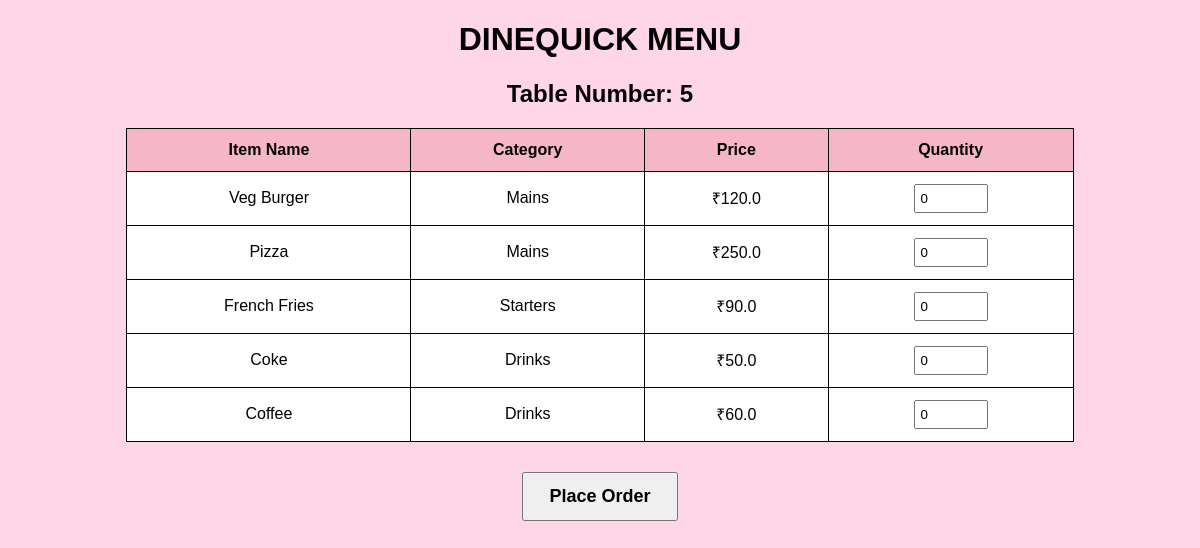
/menu?table_no=5, run on the app's committed database.
### tables this page shows
CREATE TABLE menu(
        id INTEGER PRIMARY KEY AUTOINCREMENT,
        name TEXT,
        category TEXT,
        price REAL,
        available INTEGER
    );

### app.py (the view)
@app.route("/menu")
def menu():
    table_no = request.args.get("table_no")
    conn = get_db()
    items = conn.execute(
        "SELECT * FROM menu WHERE available=1"
    ).fetchall()
    conn.close()
    return render_template(
        "menu.html",
        items=items,
        table_no=table_no
    )

### app.py (called while the page is built)
def get_db():
    conn = sqlite3.connect(DATABASE)
    conn.row_factory = sqlite3.Row
    return conn

### templates/menu.html (shortened to what this page needs)
<!DOCTYPE html>
<html>
<head>
</head>
<body>
<h1>DINEQUICK MENU</h1>
<h2>Table Number: {{ table_no }}</h2>
<form method="POST" action="/place_order">
    <table>
        <tr>
            <th>Item Name</th>
            <th>Category</th>
            <th>Price</th>
            <th>Quantity</th>
        </tr>
        {% for item in items %}
        <tr>
            <td>{{ item.name }}</td>
            <td>{{ item.category }}</td>
            <td>₹{{ item.price }}</td>
            <td>
                <input
                    type="number"
                    name="qty_{{ item.id }}"
                    value="0"
                    min="0">
            </td>
        </tr>
        {% endfor %}
    </table>
    <button class="btn" type="submit">
        Place Order
    </button>
</form>
</body>
</html>

### templates/menu.html (style rules this page uses)
body { background-color:#ffd6e7; font-family:Arial; }
h1 { text-align:center; color:black; }
h2 { text-align:center; }
table { width:80%; margin:auto; border-collapse:collapse; background:white; }
th,td { border:1px solid black; padding:12px; text-align:center; }
th { background-color:#f5b6c8; }
input[type="number"] { width:60px; padding:5px; }
.btn { display:block; margin:30px auto; padding:12px 25px; font-size:18px; font-weight:bold; }

### data on the page
menu: name "Veg Burger", category "Mains", price "120.0"
menu: name "Pizza", category "Mains", price "250.0"
menu: name "French Fries", category "Starters", price "90.0"
menu: name "Coke", category "Drinks", price "50.0"
menu: name "Coffee", category "Drinks", price "60.0"

### other printed values
{{ table_no }} "5"
